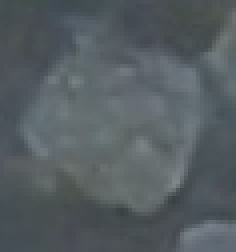
#> input picture PFG/Images/Pruebas/image.png, 59 x 63 px, found by its file name (shown 4 times larger)
$ python low_brightneess_processing.py
#> lines starting #> are read from the running program, lines starting #| are printed output that depends on the picture; after the words box and inside, x2 and y2 are one past the last pixel; in counts of white or black regions, pixels touching at a corner belong together; long printed decimals are rounded
import cv2 as cv

image = cv.imread('Images/Pruebas/image.png')
#> image is the input picture: shape (63, 59, 3); mean B, G, R 97.6, 93.6, 85.5
cv.imshow('image', image)
q = cv.waitKey(0)
#> (key Esc is pressed here)

#Convertir a escala de grises
gray = cv.cvtColor(image, cv.COLOR_BGR2GRAY)
cv.imshow('gray', gray)
q = cv.waitKey(0)
#> (key Esc is pressed here)

#Mostrar brillo medio
mean_brightness = gray.mean()
#> mean_brightness = 91.68
print('Mean brightness: ', mean_brightness)
#| Mean brightness:  91.681

#Subir brillo
if mean_brightness < 100:
    gray = cv.convertScaleAbs(gray, alpha=2.0, beta=0)
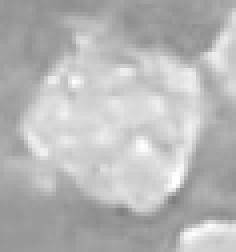
#> gray: shape (63, 59) (shown 4 times larger); min 126, max 255, mean 183.4
    cv.imshow('gray', gray)
    q = cv.waitKey(0)
#> (key Esc is pressed here)
    print('No se sube el brillo')

#Aplicar clahe
clahe = cv.createCLAHE(clipLimit=2.0, tileGridSize=(8, 8))
gray = clahe.apply(gray)
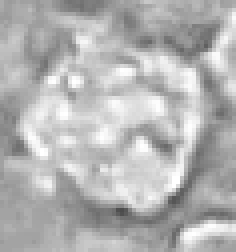
#> gray: shape (63, 59) (shown 4 times larger); min 76, max 255, mean 179.2


#Umbralización dinámica con Otsu
_, thresh = cv.threshold(gray, 0, 255, cv.THRESH_BINARY + cv.THRESH_OTSU)
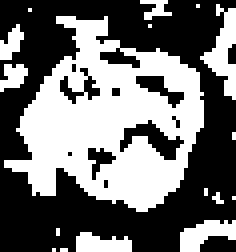
#> thresh: shape (63, 59) (shown 4 times larger); 44.2% white; 17 white regions (10 under 20 px), largest, box (x1, y1, x2, y2) and area: (1, 4, 51, 53) 1323, (50, 1, 59, 25) 96, (45, 55, 59, 63) 68
cv.imshow('thresh', thresh)
q = cv.waitKey(0)
#> (key Esc is pressed here)

$ run again, with PFG/Images/Pruebas/cam_sup_l.jpg saved as PFG/Images/Pruebas/image.png
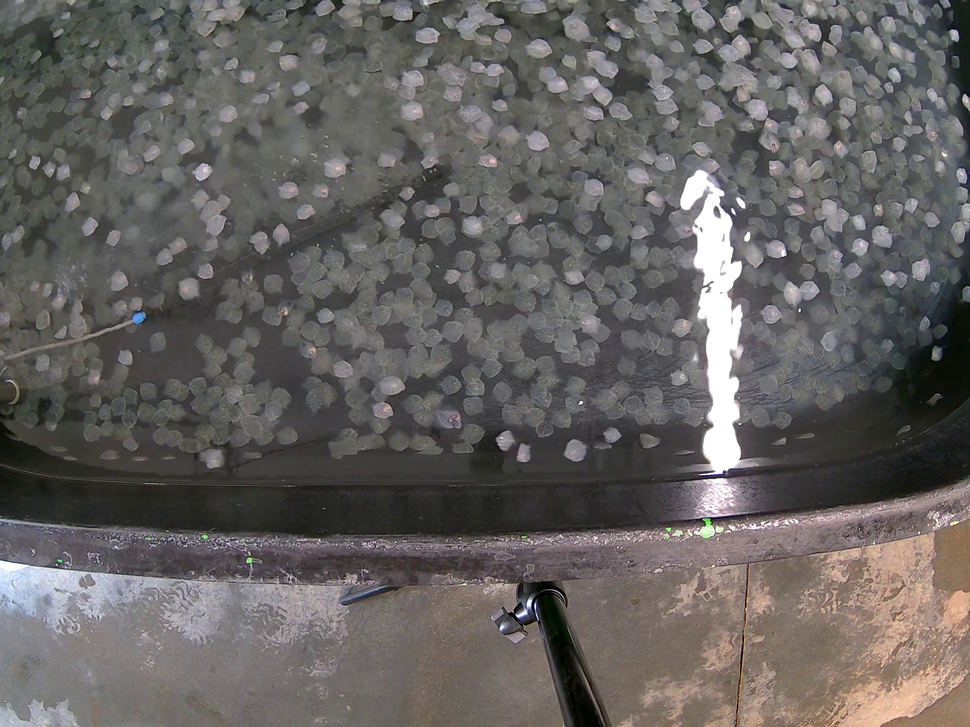
#> input picture PFG/Images/Pruebas/cam_sup_l.jpg, 970 x 727 px, shrunk from 2560 x 1920 before the run, found by its file name
#> image is the input picture: shape (727, 970, 3); mean B, G, R 96.4, 98.2, 101.2
#> mean_brightness = 98.92
#| Mean brightness:  98.916
#> `gray = clahe.apply(gray)`:
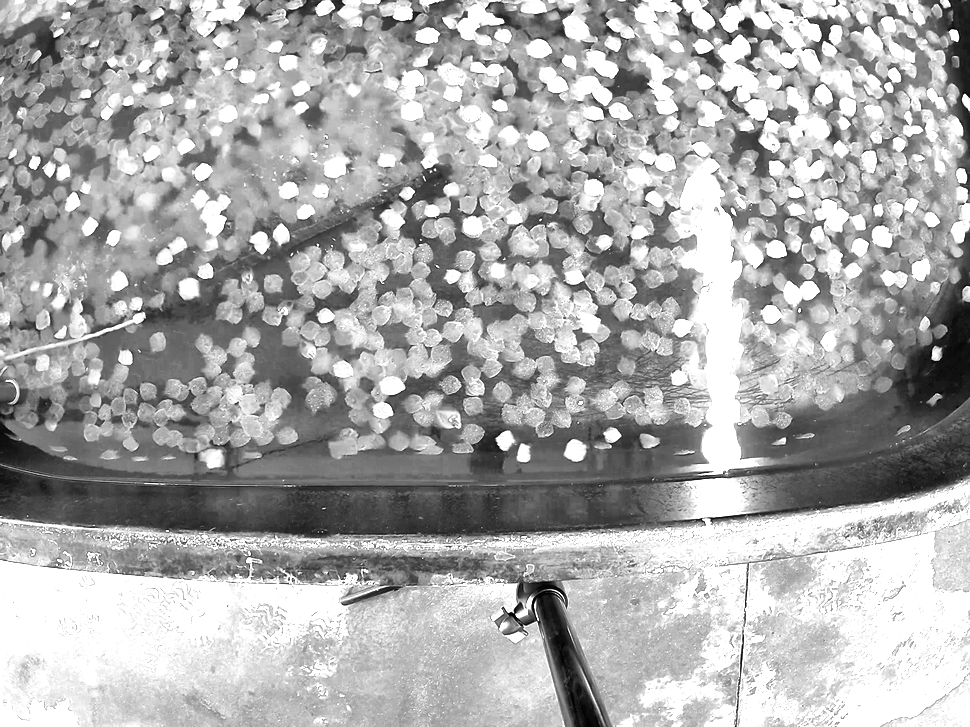
#> gray: shape (727, 970); min 1, max 255, mean 170.9
#> `_, thresh = cv.threshold(gray, 0, 255, cv.THRESH_BINARY + cv.THRESH_OT..`:
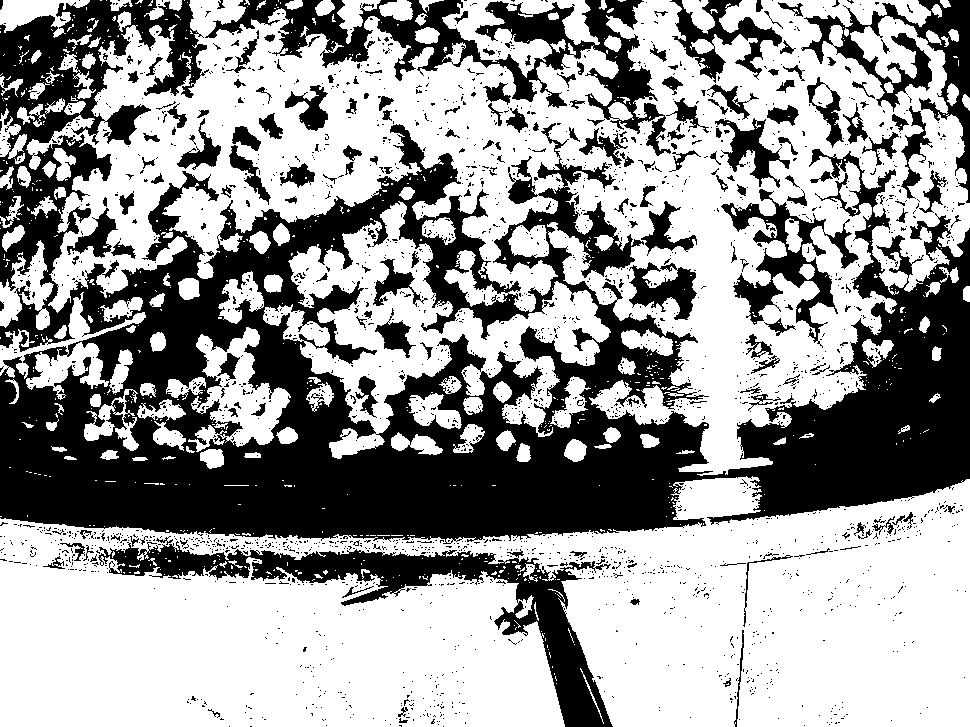
#> thresh: shape (727, 970); 60.7% white; 2383 black regions (2189 under 20 px), largest, box (x1, y1, x2, y2) and area: (0, 0, 970, 544) 195756, (98, 541, 613, 727) 16971, (205, 0, 671, 156) 16449

$ run again, with PFG/Images/Pruebas/cam_sup_r.jpg saved as PFG/Images/Pruebas/image.png
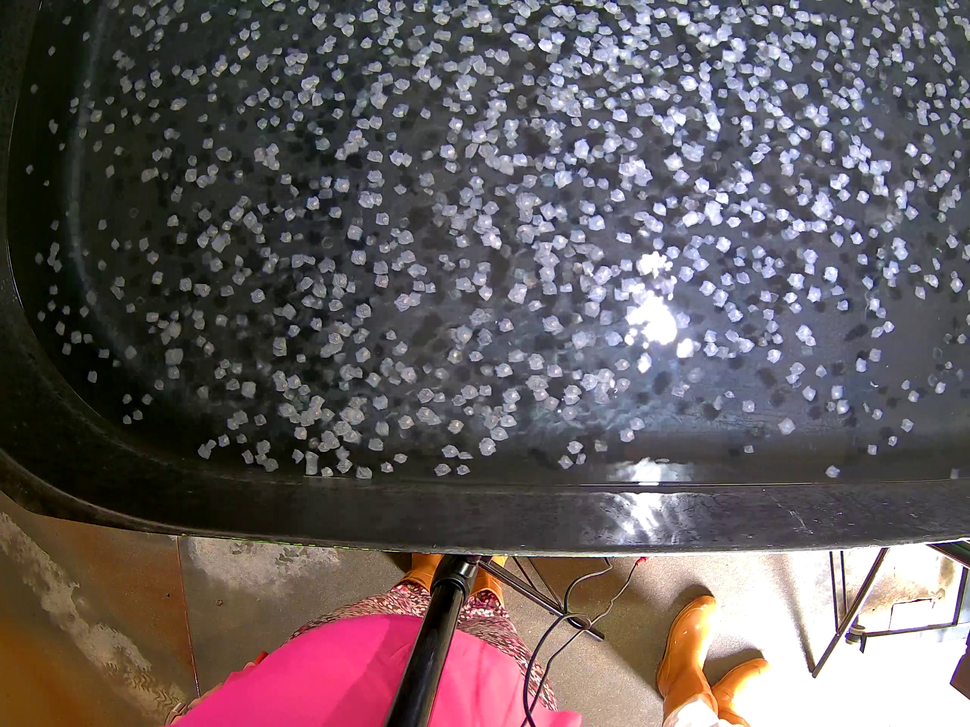
#> input picture PFG/Images/Pruebas/cam_sup_r.jpg, 970 x 727 px, shrunk from 2560 x 1920 before the run, found by its file name
#> image is the input picture: shape (727, 970, 3); mean B, G, R 94.4, 92.3, 102.2
#> `gray = cv.cvtColor(image, cv.COLOR_BGR2GRAY)`:
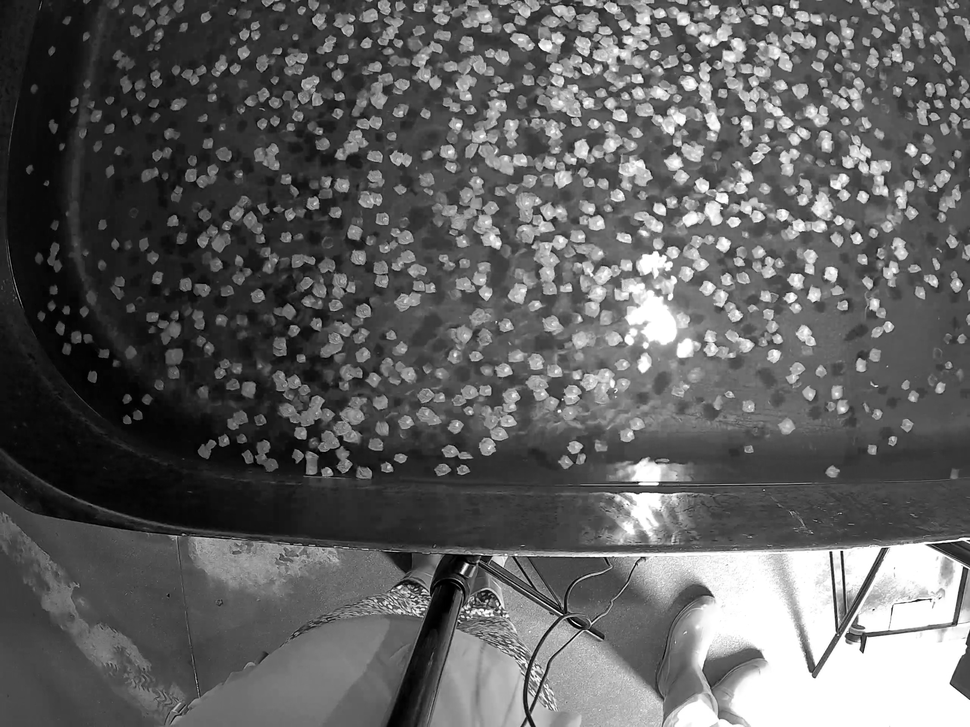
#> gray: shape (727, 970); min 0, max 255, mean 95.5
#> mean_brightness = 95.46
#| Mean brightness:  95.461
#> `_, thresh = cv.threshold(gray, 0, 255, cv.THRESH_BINARY + cv.THRESH_OT..`:
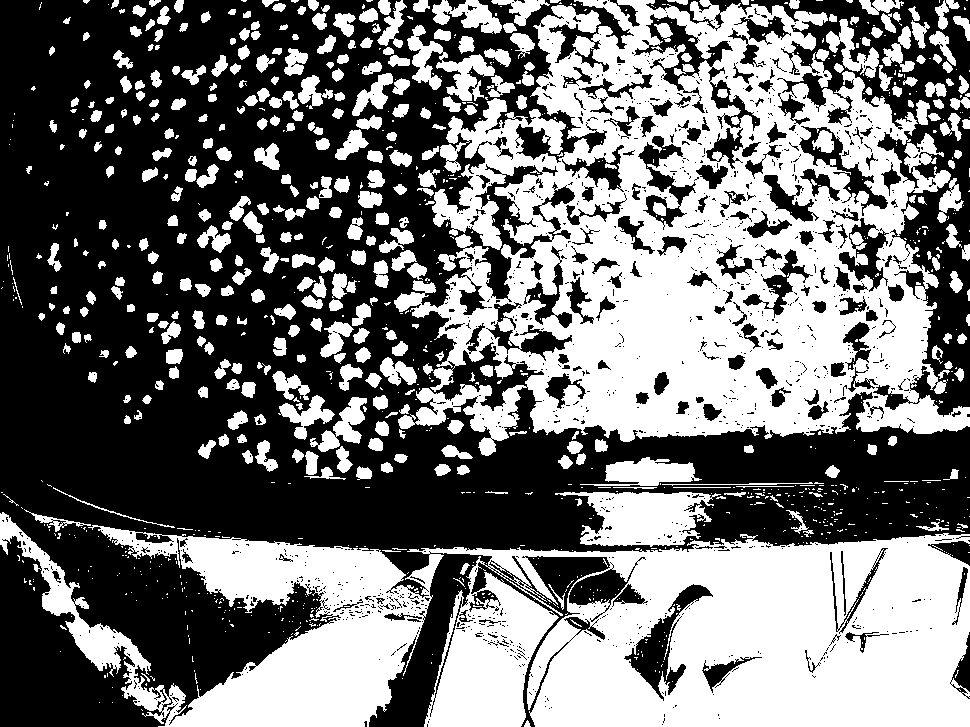
#> thresh: shape (727, 970); 45.5% white; 1113 white regions (722 under 20 px), largest, box (x1, y1, x2, y2) and area: (394, 0, 970, 456) 137877, (0, 512, 970, 727) 119485, (555, 492, 721, 547) 5554
